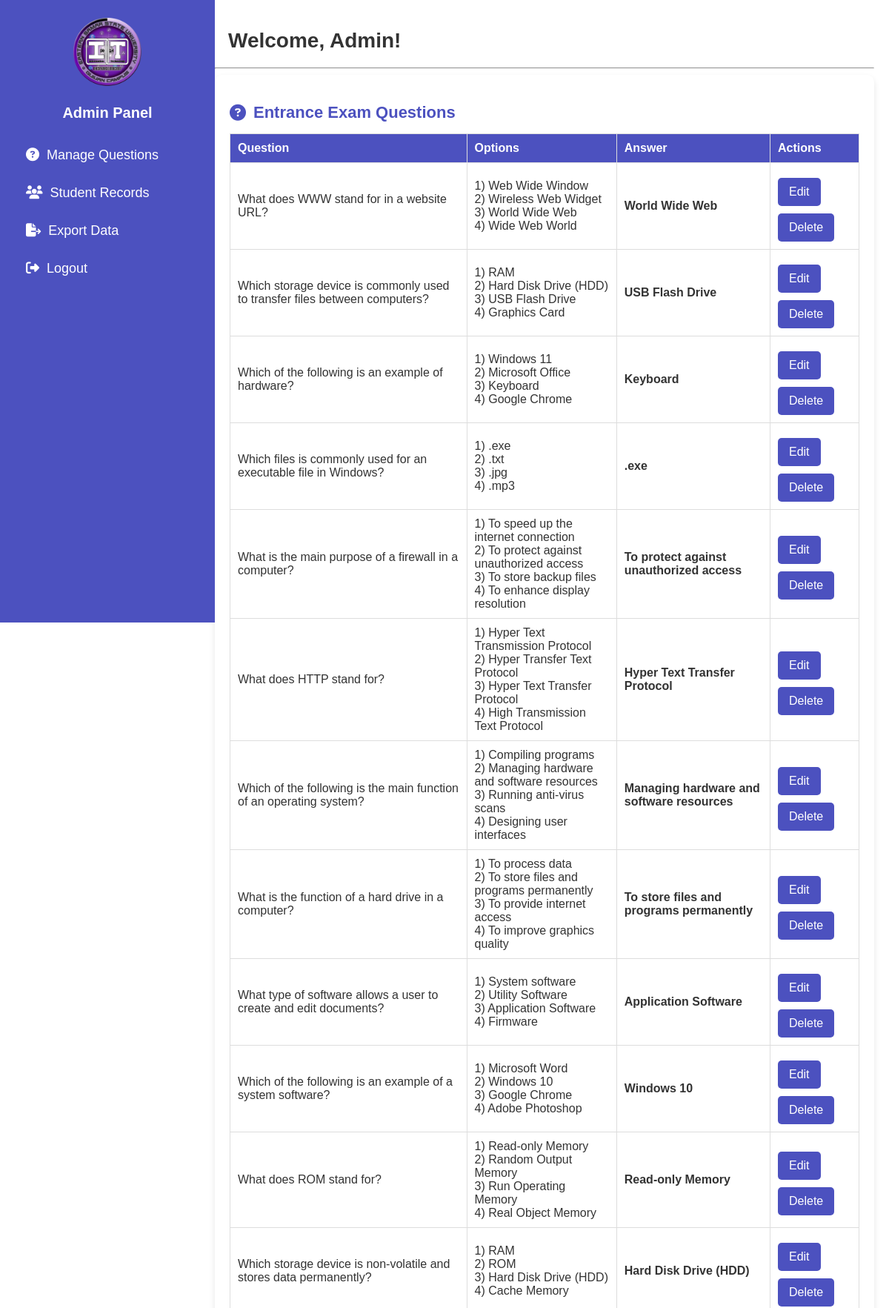
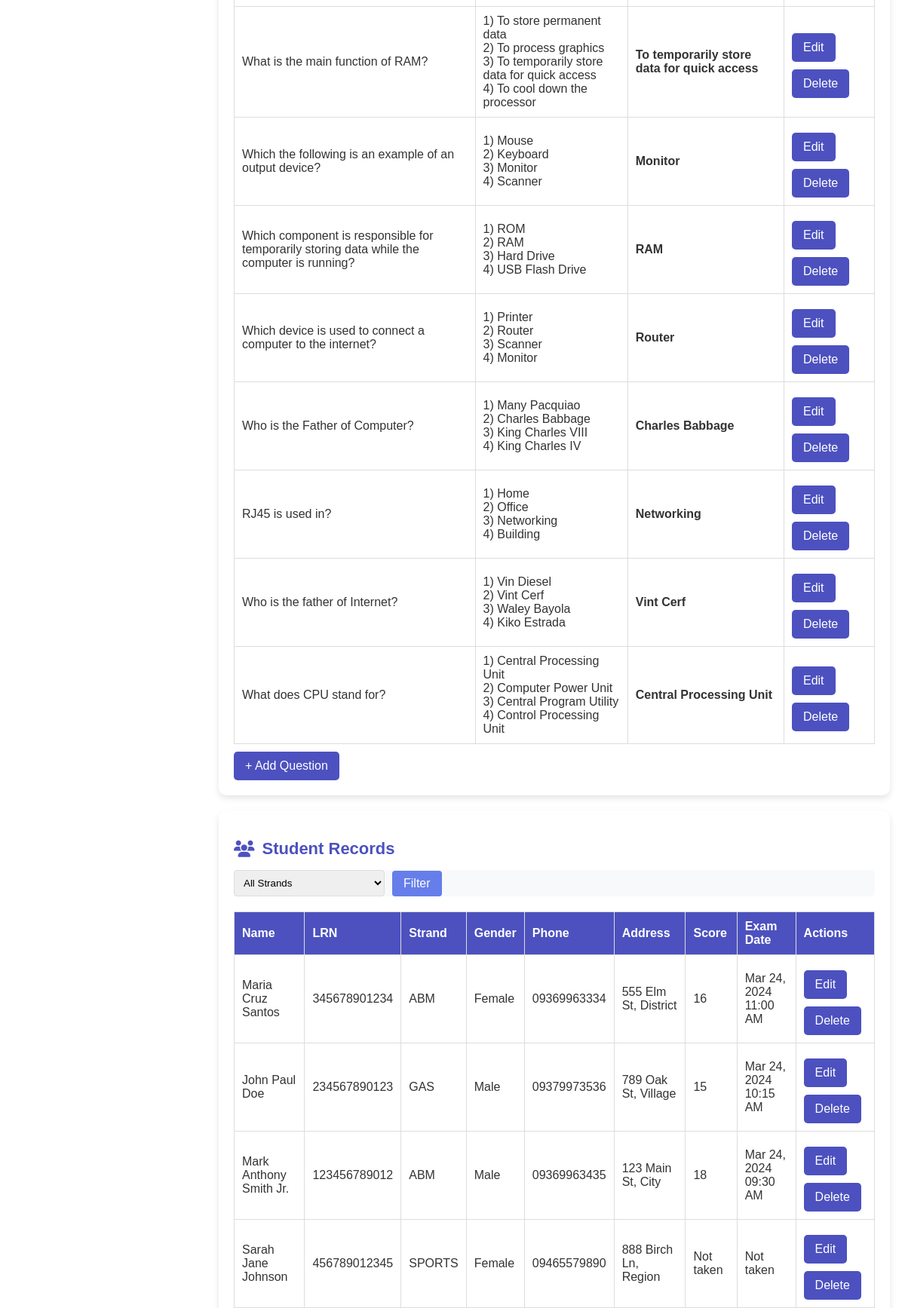
/admin-dashboard.php (upper part), run on the app's committed database (2 pictures, top to bottom).
### tables this page shows
CREATE TABLE `admin_quiz` (
  `id` int(11) NOT NULL,
  `question` text NOT NULL,
  `option1` varchar(255) NOT NULL,
  `option2` varchar(255) NOT NULL,
  `option3` varchar(255) NOT NULL,
  `option4` varchar(255) NOT NULL,
  `answer` varchar(255) NOT NULL,
  `created_at` timestamp NOT NULL DEFAULT current_timestamp()
);

CREATE TABLE `student` (
  `id` int(11) NOT NULL,
  `first_name` varchar(50) NOT NULL,
  `middle_name` varchar(50) DEFAULT NULL,
  `last_name` varchar(50) NOT NULL,
  `suffix` varchar(10) DEFAULT NULL,
  `lrn` varchar(12) NOT NULL,
  `strand` enum(
    'STEM',
    'HUMSS',
    'Automotive',
    'ICT',
    'GAS',
    'ABM',
    'TVL',
    'SPORTS',
    'ARTS & DESIGN'
  ) NOT NULL,
  `phone` varchar(11) NOT NULL,
  `gender` enum('Male', 'Female') NOT NULL,
  `address` varchar(255) NOT NULL,
  `score` int(11) DEFAULT NULL,
  `exam_date` timestamp NULL DEFAULT NULL
);

### admin-dashboard.php (the view, shortened to what this page needs)
<!DOCTYPE html>
<html lang="en">
<head>
    <link rel="stylesheet" href="assets/admin-dashboard1.css">
    <link rel="stylesheet" href="assets/admin-dashboard-modal.css">
</head>
<body>
    <div class="sidebar">
        <div class="logo">
            <img src="images/IT.png" alt="Logo">
            <h2>Admin Panel</h2>
        </div>
        <ul>
            <li><a href="#questions"><i class="fas fa-question-circle"></i> Manage Questions</a></li>
            <li><a href="#records"><i class="fas fa-users"></i> Student Records</a></li>
            <li><a href="#export"><i class="fas fa-file-export"></i> Export Data</a></li>
            <li><a href="logout.php"><i class="fas fa-sign-out-alt"></i> Logout</a></li>
        </ul>
    </div>
    <div class="main-content">
        <h1 style="margin-left: 18px;">Welcome, Admin!</h1>
        <hr>
        <section id="questions" class="card">
            <h2><i class="fas fa-question-circle"></i> Entrance Exam Questions</h2>
            <table>
                <thead>
                    <tr>
                        <th>Question</th>
                        <th>Options</th>
                        <th>Answer</th>
                        <th>Actions</th>
                    </tr>
                </thead>
                <tbody>
                    <?php
                    include 'classes/connection.php';
                    $sql = "SELECT * FROM admin_quiz ORDER BY created_at DESC";
                    $result = $conn->query($sql);
                    if($result->num_rows > 0) {
                        while ($row = $result->fetch_assoc()) {
                            echo "<tr>";
                            echo "<td>" . htmlspecialchars($row['question']) . "</td>";
                            echo "<td>";
                            echo "1) " . htmlspecialchars($row['option1']) . "<br>";
                            echo "2) " . htmlspecialchars($row['option2']) . "<br>";
                            echo "3) " . htmlspecialchars($row['option3']) . "<br>";
                            echo "4) " . htmlspecialchars($row['option4']) . "<br>";
                            echo "</td>";
                            echo "<td><strong>" . ucfirst(str_replace("option", "Option ", $row['answer'])) . "</strong></td>";
                            echo "<td>
                            <form action='edit-question.php' method='GET' style='display:inline;'>
                                <input type='hidden' name='id' value='" . $row['id'] . "'>
                                <button type='submit' class='edit-btn'>Edit</button>
                            </form>
                            <button class='delete-btn' data-id='" . $row['id'] . "'>Delete</button>
                            </td>";
                            echo "</tr>";
                        }
                    } else {
                        echo "<tr><td colspan= '4'>No questions added yet.</td></tr>";
                    }
                    ?>
                </tbody>
            </table>
            <button id="add-question">+ Add Question</button>
        </section>
        <section id="records" class="card">
            <h2><i class="fas fa-users"></i> Student Records</h2>
            <div class="filter-section">
                <form method="GET" action="admin-dashboard.php#records" class="filter-form">
                    <select name="strand_filter" id="strand_filter">
                        <option value="">All Strands</option>
                    </select>
                    <button type="submit" class="filter-btn">Filter</button>
                </form>
            </div>
            <table>
                <thead>
                    <tr>
                        <th>Name</th>
                        <th>LRN</th>
                        <th>Strand</th>
                        <th>Gender</th>
                        <th>Phone</th>
                        <th>Address</th>
                        <th>Score</th>
                        <th>Exam Date</th>
                        <th>Actions</th>
                    </tr>
                </thead>
                <tbody>
                    <?php
                    include 'classes/connection.php';
                    $sql = "SELECT * FROM student";
                    $sql .= " ORDER BY exam_date DESC";
                    $result = $conn->query($sql);
                    if($result->num_rows > 0) {
                        while ($row = $result->fetch_assoc()) {
                            echo "<tr>";
                            $fullName = trim($row['first_name'] . ' ' . $row['middle_name'] . ' ' . $row['last_name'] . ' ' . $row['suffix']);
                            echo "<td>" . htmlspecialchars($fullName) . "</td>";
                            echo "<td>" . htmlspecialchars($row['lrn']) . "</td>";
                            echo "<td>" . htmlspecialchars($row['strand']) . "</td>";
                            echo "<td>" . htmlspecialchars($row['gender']) . "</td>";
                            echo "<td>" . htmlspecialchars($row['phone']) . "</td>";
                            echo "<td>" . htmlspecialchars($row['address']) . "</td>";
                            echo "<td>" . ($row['score'] !== null ? $row['score'] : 'Not taken') . "</td>";
                            echo "<td>" . ($row['exam_date'] !== null ? date('M d, Y h:i A', strtotime($row['exam_date'])) : 'Not taken') . "</td>";
                            echo "<td>
                            <form action='edit-student.php' method='GET' style='display:inline;'>
                                <input type='hidden' name='id' value='" . $row['id'] . "'>
                                <button type='submit' class='edit-btn'>Edit</button>
                            </form>
                            <button class='delete-btn' data-id='" . $row['id'] . "'>Delete</button>
                            </td>";
                            echo "</tr>";
                        }
                    } else {
                        echo "<tr><td colspan='9'>No student records found.</td></tr>";
                    }
                    ?>
                </tbody>
            </table>
        </section>
    </div>
</body>
</html>

### assets/admin-dashboard1.css (style rules this page uses)
body { font-family: Arial, sans-serif; background-color: white; color: #333; margin: 0; display: flex; }
.sidebar { width: 250px; height: 100vh; background: #4c51bf; color: white; padding: 20px; position: fixed; }
.sidebar .logo { text-align: center; margin-bottom: 20px; }
.sidebar .logo img { width: 100px; border-radius: 50%; }
.sidebar h2 { font-size: 20px; text-align: center; }
.sidebar ul { list-style: none; padding: 0; }
.sidebar ul li { padding: 15px; text-align: left; cursor: pointer; transition: 0.3s; }
.sidebar ul li a { text-decoration: none; color: white; font-size: 18px; display: flex; align-items: center; }
.sidebar ul li i { margin-right: 10px; }
.main-content { margin-left: 270px; padding: 20px; flex: 1; background: white; }
.main-content h1 { font-size: 28px; margin-bottom: 20px; color: #333; }
.card { background: white; padding: 20px; margin-bottom: 20px; border-radius: 10px; box-shadow: 0 4px 8px rgba(0, 0, 0, 0.1); transition: 0.3s; }
.card h2 { font-size: 22px; margin-bottom: 15px; display: flex; align-items: center; color: #4c51bf; }
.card h2 i { margin-right: 10px; }
table { width: 100%; border-collapse: collapse; margin-top: 10px; background: white; }
table th, table td { border: 1px solid #ddd; padding: 10px; text-align: left; }
table th { background: #4c51bf; color: white; }
button { background: #4c51bf; color: white; border: none; padding: 10px 15px; cursor: pointer; font-size: 16px; transition: 0.3s; border-radius: 5px; margin-top: 10px; }
.filter-section { margin-bottom: 20px; background-color: #f8f9fa; border-radius: 5px; }
.filter-form { display: flex; align-items: center; gap: 10px; }
#strand_filter { padding: 8px; border: 1px solid #ddd; border-radius: 4px; min-width: 200px; }
.filter-btn { padding: 8px 15px; background-color: #667eea; color: white; border: none; border-radius: 4px; cursor: pointer; margin: 0; }

### data on the page
admin_quiz: question "What does WWW stand for in a website URL?", option1 "Web Wide Window", option2 "Wireless Web Widget", option3 "World Wide Web", option4 "Wide Web World", answer "World Wide Web"
admin_quiz: question "Which storage device is commonly used to transfer files between computers?", option1 "RAM", option2 "Hard Disk Drive (HDD)", option3 "USB Flash Drive", option4 "Graphics Card", answer "USB Flash Drive"
admin_quiz: question "Which of the following is an example of hardware?", option1 "Windows 11", option2 "Microsoft Office", option3 "Keyboard", option4 "Google Chrome", answer "Keyboard"
admin_quiz: question "Which files is commonly used for an executable file in Windows?", option1 ".exe", option2 ".txt", option3 ".jpg", option4 ".mp3", answer ".exe"
admin_quiz: question "What is the main purpose of a firewall in a computer?", option1 "To speed up the internet connection", option2 "To protect against unauthorized access", option3 "To store backup files", option4 "To enhance display resolution", answer "To protect against unauthorized access"
admin_quiz: question "What does HTTP stand for?", option1 "Hyper Text Transmission Protocol", option2 "Hyper Transfer Text Protocol", option3 "Hyper Text Transfer Protocol", option4 "High Transmission Text Protocol", answer "Hyper Text Transfer Protocol"
admin_quiz: question "Which of the following is the main function of an operating system?", option1 "Compiling programs", option2 "Managing hardware and software resources", option3 "Running anti-virus scans", option4 "Designing user interfaces", answer "Managing hardware and software resources"
admin_quiz: question "What is the function of a hard drive in a computer?", option1 "To process data", option2 "To store files and programs permanently", option3 "To provide internet access", option4 "To improve graphics quality", answer "To store files and programs permanently"
admin_quiz: question "What type of software allows a user to create and edit documents?", option1 "System software", option2 "Utility Software", option3 "Application Software", option4 "Firmware", answer "Application Software"
admin_quiz: question "Which of the following is an example of a system software?", option1 "Microsoft Word", option2 "Windows 10", option3 "Google Chrome", option4 "Adobe Photoshop", answer "Windows 10"
admin_quiz: question "What does ROM stand for?", option1 "Read-only Memory", option2 "Random Output Memory", option3 "Run Operating Memory", option4 "Real Object Memory", answer "Read-only Memory"
admin_quiz: question "Which storage device is non-volatile and stores data permanently?", option1 "RAM", option2 "ROM", option3 "Hard Disk Drive (HDD)", option4 "Cache Memory", answer "Hard Disk Drive (HDD)"
admin_quiz: question "What is the main function of RAM?", option1 "To store permanent data", option2 "To process graphics", option3 "To temporarily store data for quick access", option4 "To cool down the processor", answer "To temporarily store data for quick access"
admin_quiz: question "Which the following is an example of an output device?", option1 "Mouse", option2 "Keyboard", option3 "Monitor", option4 "Scanner", answer "Monitor"
admin_quiz: question "Which component is responsible for temporarily storing data while the computer is running?", option1 "ROM", option2 "RAM", option3 "Hard Drive", option4 "USB Flash Drive", answer "RAM"
admin_quiz: question "Which device is used to connect a computer to the internet?", option1 "Printer", option2 "Router", option3 "Scanner", option4 "Monitor", answer "Router"
admin_quiz: question "Who is the Father of Computer?", option1 "Many Pacquiao", option2 "Charles Babbage", option3 "King Charles VIII", option4 "King Charles IV", answer "Charles Babbage"
admin_quiz: question "RJ45 is used in?", option1 "Home", option2 "Office", option3 "Networking", option4 "Building", answer "Networking"
admin_quiz: question "Who is the father of Internet?", option1 "Vin Diesel", option2 "Vint Cerf", option3 "Waley Bayola", option4 "Kiko Estrada", answer "Vint Cerf"
admin_quiz: question "What does CPU stand for?", option1 "Central Processing Unit", option2 "Computer Power Unit", option3 "Central Program Utility", option4 "Control Processing Unit", answer "Central Processing Unit"
student: fullName "Maria Cruz Santos", lrn "345678901234", strand "ABM", gender "Female", phone "09369963334", address "555 Elm St, District", score "16", exam_date "Mar 24, 2024 11:00 AM"
student: fullName "John Paul Doe", lrn "234567890123", strand "GAS", gender "Male", phone "09379973536", address "789 Oak St, Village", score "15", exam_date "Mar 24, 2024 10:15 AM"
student: fullName "Mark Anthony Smith Jr.", lrn "123456789012", strand "ABM", gender "Male", phone "09369963435", address "123 Main St, City", score "18", exam_date "Mar 24, 2024 09:30 AM"
student: fullName "Sarah Jane Johnson", lrn "456789012345", strand "SPORTS", gender "Female", phone "09465579890", address "888 Birch Ln, Region", shows "Not taken"
